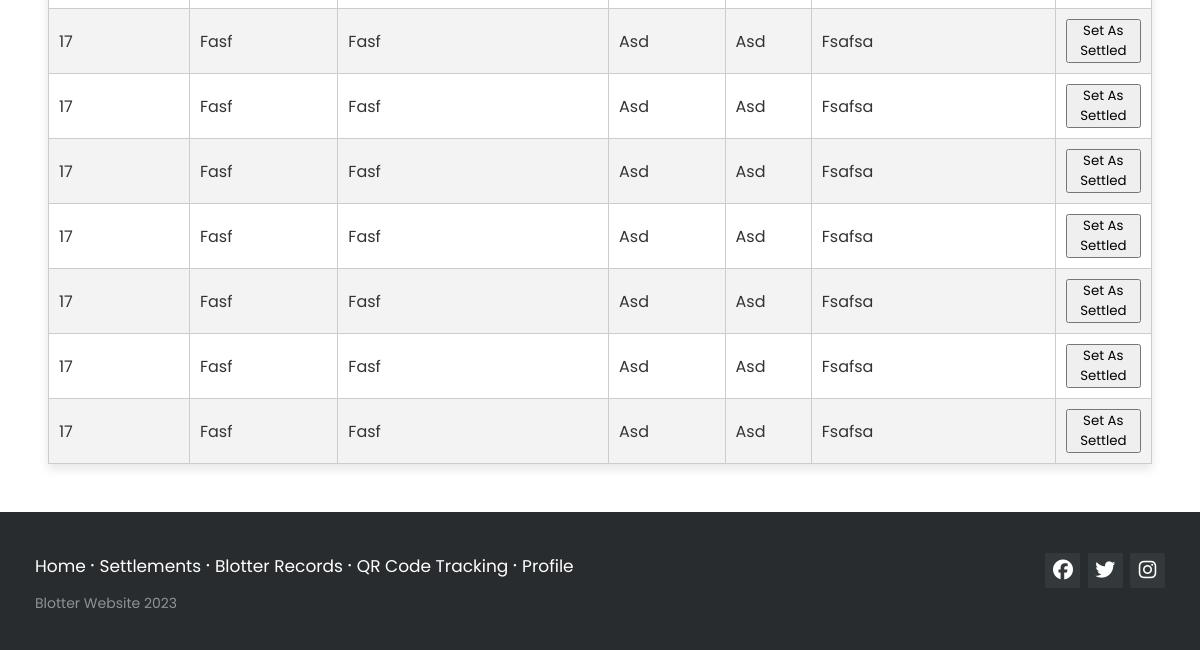
Page /blotter-records.php (lower part) on the earlier database version.
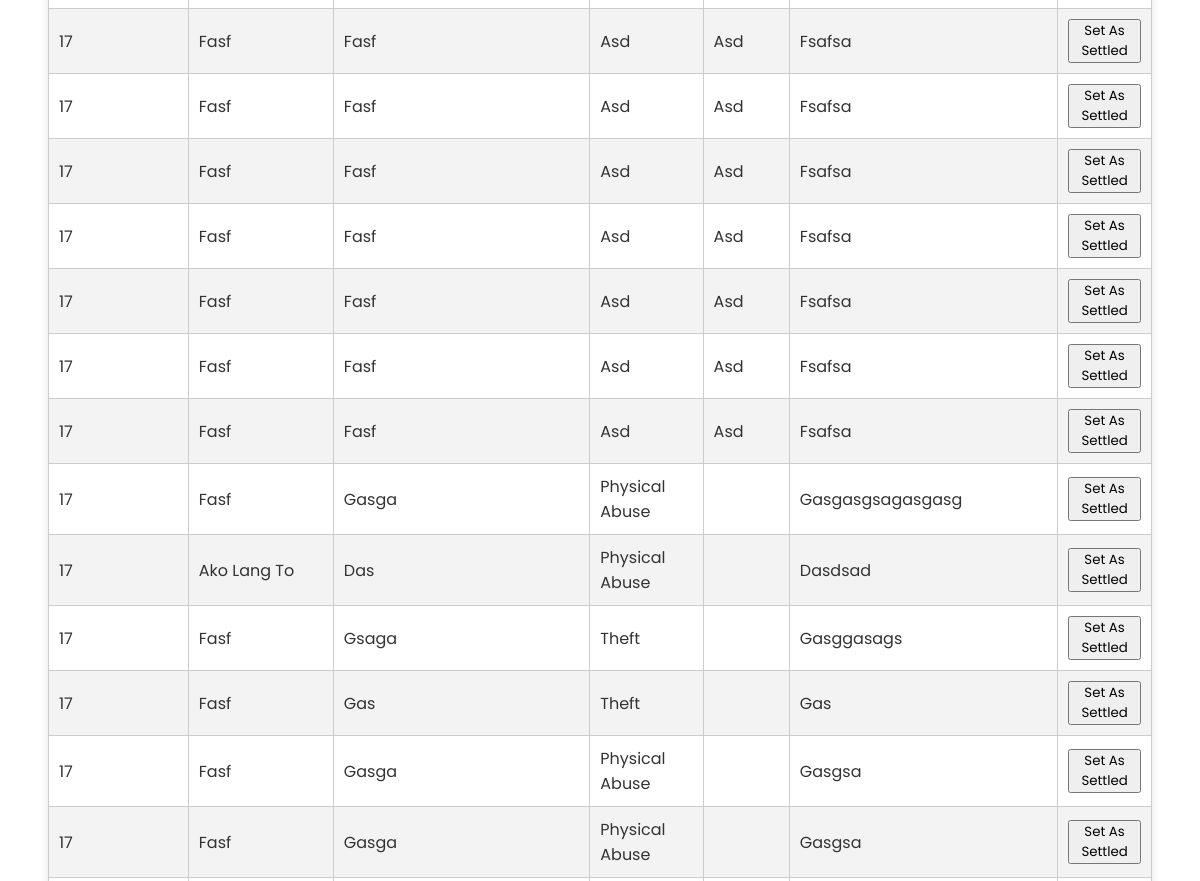
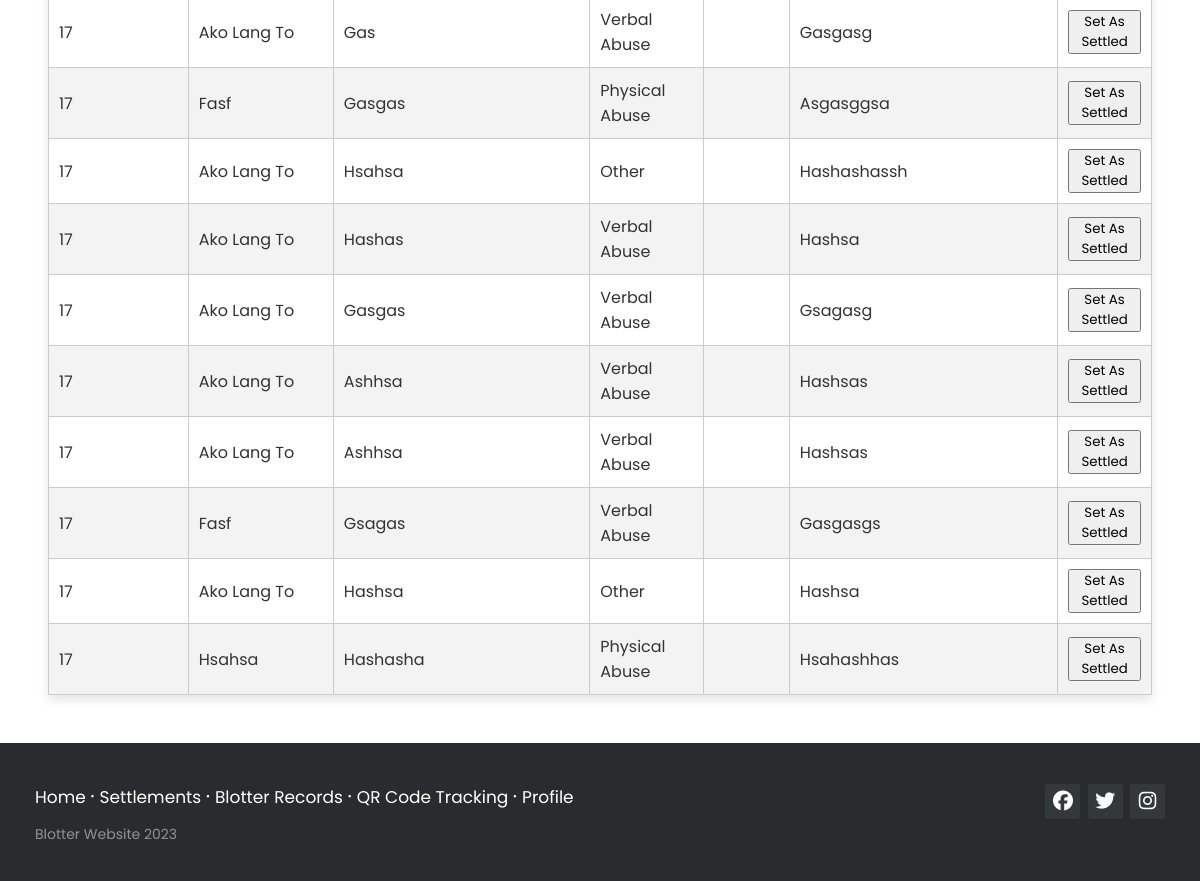
Same page on the later database version (2 pictures, top to bottom).
### tables this page shows
CREATE TABLE `blotter_records` (
  `id` int(11) NOT NULL,
  `complainant_id` int(11) NOT NULL,
  `complainant_name` varchar(255) NOT NULL,
  `respondent_name` varchar(255) NOT NULL,
  `respondent_address` varchar(255) NOT NULL,
  `incident_location` varchar(255) NOT NULL,
  `incident_details` longtext NOT NULL,
  `incident_type` varchar(255) NOT NULL,
  `blotter_status` varchar(255) DEFAULT 'pending',
  `investigating_officer` varchar(255) DEFAULT NULL,
  `remarks` varchar(255) NOT NULL,
  `qrcode` varchar(255) NOT NULL,
  `is_archived` tinyint(1) DEFAULT 0,
  `created_at` datetime NOT NULL DEFAULT current_timestamp(),
  `updated_at` datetime NOT NULL DEFAULT current_timestamp()
);

### php/models/Blotter.php (called while the page is built, shortened)
<?php
class Blotter
{
    private $table = 'blotter_records';
    private $conn;
    public function __construct($db)
    {
        $this->conn = $db;
    }
    public function read($id)
    {
        $c = $id != null ? "WHERE id = '{$id}'" : "";
        $query = "SELECT * FROM {$this->table} {$c};";
        $stmt = $this->conn->prepare($query);
        $stmt->execute();
        return $stmt;
    }
}

### blotter-records.php (the view, shortened to what this page needs)
<?php
require_once "php/config/Database.php";
require_once "php/models/Blotter.php";
$database = new Database();
$db = $database->connect();
$blotter = new Blotter($db);
$data = array();
$result = $blotter->read(null);
while ($row = $result->fetch(PDO::FETCH_ASSOC)) {
	array_push($data, $row);
}
$rows = "";
foreach ($data as $row) {
	$rows .= <<<ROW
		<tr>
			<td>{$row["complainant_id"]}</td>
			<td>{$row["respondent_name"]}</td>
			<td>{$row["incident_details"]}</td>
			<td>{$row["incident_type"]}</td>
			<td>{$row["blotter_status"]}</td>
			<td>{$row["remarks"]}</td>
			<td>
				<button>
					Set as Settled
				</button>
			</td>
		</tr>
	ROW;
}
$content = <<<CONTENT
	<table class="table table-striped" style="width:100%">
			<thead>
				<th>Complainant ID</th>
				<th>Respondent Name</th>
				<th>Incident Details</th>
				<th>Incident Type</th>
				<th>Status</th>
				<th>Remarks</th>
				<th>Action</th>
			</thead>
			<tbody>
				{$rows}
			</tbody>
		</table>
CONTENT;
?>
<?php include 'templates/default.php'; ?>

Differences in the rows shown:
added blotter_records: complainant "17", respondent_name "Fasf", incident_details "Gasga", incident_type "Physical Abuse", remarks "Gasgasgsagasgasg"
added blotter_records: complainant "17", respondent_name "Ako Lang To", incident_details "Das", incident_type "Physical Abuse", remarks "Dasdsad"
added blotter_records: complainant "17", respondent_name "Fasf", incident_details "Gsaga", incident_type "Theft", remarks "Gasggasags"
added blotter_records: complainant "17", respondent_name "Fasf", incident_details "Gas", incident_type "Theft", remarks "Gas"
added blotter_records: complainant "17", respondent_name "Fasf", incident_details "Gasga", incident_type "Physical Abuse", remarks "Gasgsa"
added blotter_records: complainant "17", respondent_name "Fasf", incident_details "Gasga", incident_type "Physical Abuse", remarks "Gasgsa"
added blotter_records: complainant "17", respondent_name "Ako Lang To", incident_details "Gas", incident_type "Verbal Abuse", remarks "Gasgasg"
added blotter_records: complainant "17", respondent_name "Fasf", incident_details "Gasgas", incident_type "Physical Abuse", remarks "Asgasggsa"
added blotter_records: complainant "17", respondent_name "Ako Lang To", incident_details "Hsahsa", incident_type "Other", remarks "Hashashassh"
added blotter_records: complainant "17", respondent_name "Ako Lang To", incident_details "Hashas", incident_type "Verbal Abuse", remarks "Hashsa"
added blotter_records: complainant "17", respondent_name "Ako Lang To", incident_details "Gasgas", incident_type "Verbal Abuse", remarks "Gsagasg"
added blotter_records: complainant "17", respondent_name "Ako Lang To", incident_details "Ashhsa", incident_type "Verbal Abuse", remarks "Hashsas"
added blotter_records: complainant "17", respondent_name "Ako Lang To", incident_details "Ashhsa", incident_type "Verbal Abuse", remarks "Hashsas"
added blotter_records: complainant "17", respondent_name "Fasf", incident_details "Gsagas", incident_type "Verbal Abuse", remarks "Gasgasgs"
added blotter_records: complainant "17", respondent_name "Ako Lang To", incident_details "Hashsa", incident_type "Other", remarks "Hashsa"
added blotter_records: complainant "17", respondent_name "Hsahsa", incident_details "Hashasha", incident_type "Physical Abuse", remarks "Hsahashhas"
